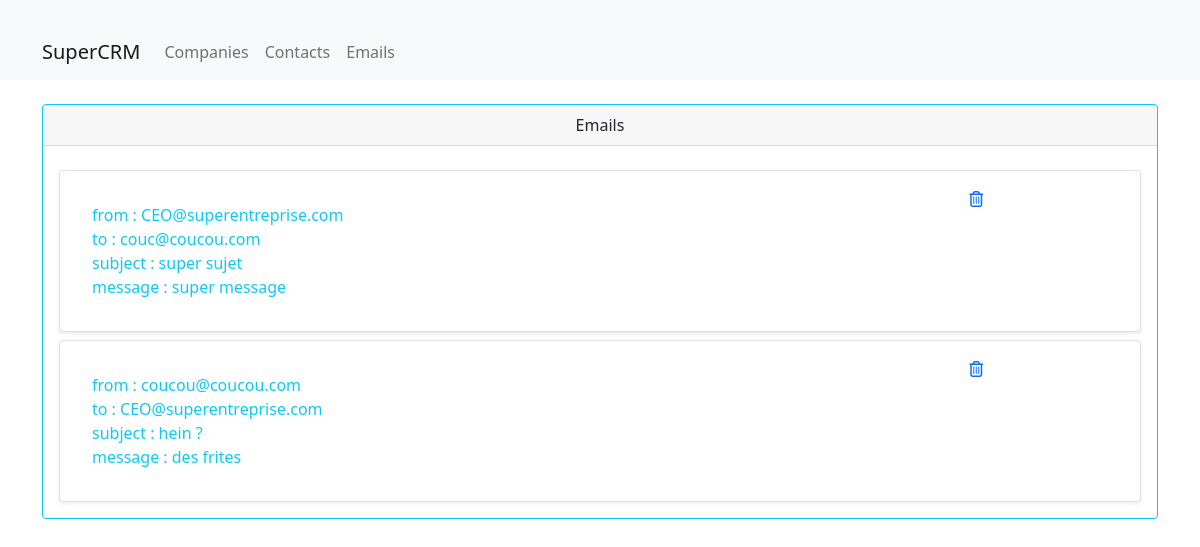
The page /emails on the database its author committed.
### emails/models.py (models this page shows, shortened)
class Email(models.Model):
    contact_id = models.ForeignKey(Contact, on_delete=models.CASCADE)
    from_email = models.EmailField(max_length=200)
    to_email =models.EmailField(max_length=200)
    email_subject = models.CharField(max_length=200)
    email_message = models.CharField(max_length=200)
    receive_time = models.DateTimeField(auto_now_add=True)
    class Meta:
        ordering = ["receive_time"]

### emails/views.py (the view)
# urls.py: path('emails', views.listEmail, name="List_Emails"),
def listEmail(request):
    emails = Email.objects.all()
    form = EmailForm()
    context = {
        'emails' : emails,
        'form' : form,
    }
    return render(request, 'emails/index.html', context)

### emails/templates/emails/index.html (shortened to what this page needs)
<!DOCTYPE html>
<html lang="en">
    <head>
        <link href="https://cdn.jsdelivr.net/npm/bootstrap@5.0.0/dist/css/bootstrap.min.css" rel="stylesheet">
    </head>
    <body>
        <nav class="navbar navbar-expand-lg navbar-light bg-light">
            <div class="container mt-4">
                <a class="navbar-brand" href="http://127.0.0.1:8000">
                    SuperCRM
                </a>
                <div class="collapse navbar-collapse" id="navbarSupportedContent">
                    <ul class="navbar-nav mr-auto">
                        <a class="nav-link" href="http://127.0.0.1:8000/companies">Companies </a>
                    </ul>
                    <ul class="navbar-nav mr-auto">
                        <a class="nav-link" href="http://127.0.0.1:8000/contacts">Contacts </a>
                    </ul>
                    <ul class="navbar-nav mr-auto">
                        <a class="nav-link" href="http://127.0.0.1:8000/emails">Emails </a>
                    </ul>
                </div>
            </div>
        </nav>
        <div class="container mt-4">
            <div class="row">
                <div class="col-12">
                    <div class="card border-info mb-3" >
                        <div class="card-header text-center">Emails</div>
                            <div class="card-body text-info">
                                {% for email in emails %}
                                    <div class="card mt-2 shadow-sm">
                                        <div class="card-body">
                                            <div class="row">
                                                <div class="col-10">
                                                    <div class="card-body text-info">
                                                        <div>from : {{ email.from_email }}</div>
                                                        <div>to : {{ email.to_email }}</div>
                                                        <div>subject : {{ email.email_subject }}</div>
                                                        <div>message : {{ email.email_message }}</div>
                                                    </div>
                                                </div>
                                                <div class="col-1 close">
                                                    <div class="col-1">
                                                        <a href="{% url 'emails:Delete_Email' email.id %}">
                                                            <i class="fa fa-trash-o" aria-hidden="true"></i>
                                                        </a>
                                                    </div>
                                                </div>
                                            </div>
                                        </div>
                                    </div>
                                {% endfor %}
                            </div>
                        </div>
                    </div>
                </div>
            </div>
    </body>

### rows shown on the page
Email: from_email "CEO@superentreprise.com", to_email "couc@coucou.com", email_subject "super sujet", email_message "super message"
Email: from_email "coucou@coucou.com", to_email "CEO@superentreprise.com", email_subject "hein ?", email_message "des frites"
